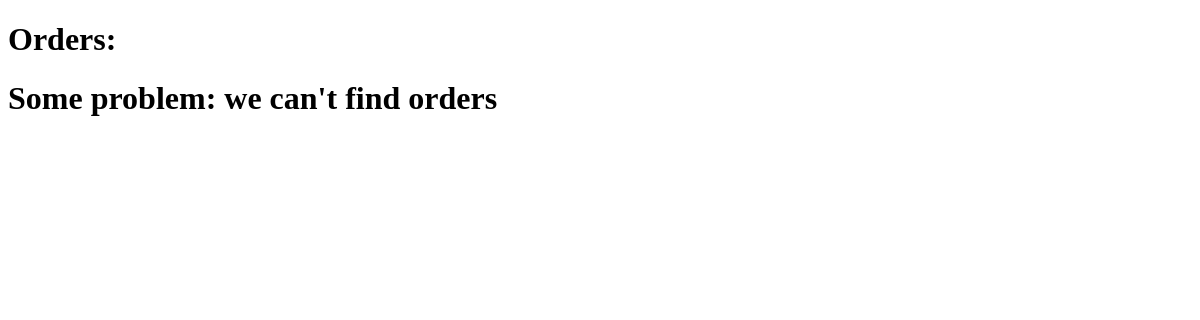
The page /shop/orders/ on the database as committed earlier.
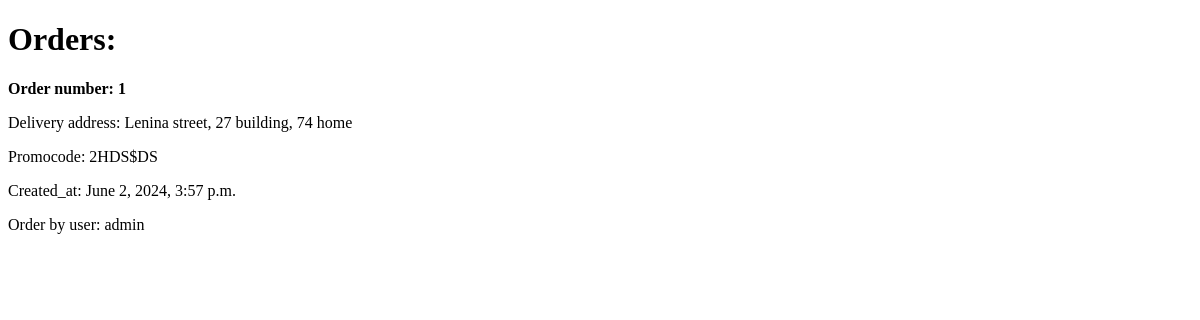
The same page on the database as committed later.
### shopapp/models.py (models this page shows)
class Order(models.Model):
    delivery_address = models.TextField(null=True,blank=True)
    promocode = models.CharField(max_length=20,null=False, blank=True)
    created_at = models.DateTimeField(auto_now_add=True)
    user = models.ForeignKey(User,on_delete=models.PROTECT)
    products = models.ManyToManyField(Product, related_name="orders")

### shopapp/views.py (the view)
# urls.py: path("orders/", OrderList, name = "orders_list"),
def OrderList(request:HttpRequest)->HttpResponse:
    context = {
        "orders": Order.objects.all()
    }
    return render(request,"shopapp/orders-list.html",context=context)

### shopapp/templates/shopapp/orders-list.html (shortened to what this page needs)
{% extends 'shopapp/base.html' %}
{% block body %}
    <h1>Orders:</h1>
    <div>
        {% if orders %}
            <div>
                {% for order in orders %}
                    <p><b>Order number: {{ order.id }}</b></p>
                    <p>Delivery address: {{ order.delivery_address }}</p>
                    <p>Promocode: {{ order.promocode }}</p>
                    <p>Created_at: {{ order.created_at }}</p>
                    <p>Order by user: {% firstof order.user.first_name order.user.username %}</p>
                {% endfor %}
            </div>
        {% else %}
            <h1>Some problem: we can't find orders</h1>
        {% endif %}
    </div>
{% endblock %}

Rows that differ between the two databases and show on the page:
added Order: id "1", delivery_address "Lenina street, 27 building, 74 home", promocode "2HDS$DS", created_at "June 2, 2024, 3:57 p.m.", user.username "admin"
Other text that changed with them:
text no longer shown: "Some problem: we can't find orders"
